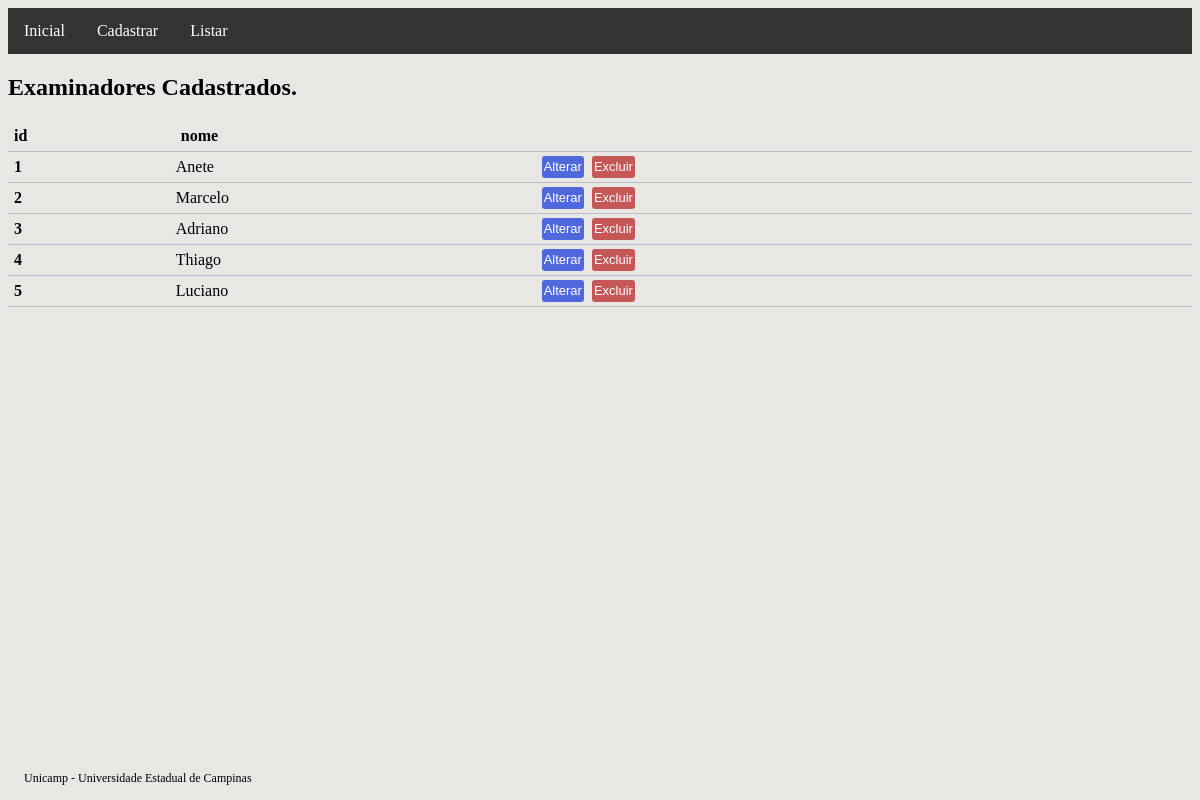
Page /examinador-list on the committed database.
### main/models.py (models this page shows, shortened)
class Examinador(models.Model):
    nome = models.CharField(max_length=100, db_index=True, null=False, blank=False)

### main/views.py (the view)
# urls.py: path('examinador-list', CadastroExaminadorList.as_view(
class CadastroExaminadorList(ListView):
    model = Examinador

### main/templates/examinador_list.html (shortened to what this page needs)
{% extends "base.html" %}
{% block conteudo %}
{% if examinador_list %}
<h2>Examinadores Cadastrados.</h2>
<table class="tabela">
    <thead>
        <tr>
            <th>id</th>
            <th>nome</th>
        </tr>
    </thead>
    <tbody>
        {% for n in examinador_list %}
        <tr>
            <th scope="row">{{ n.pk }}</th>
            <td>{{ n.nome }}</td>
            <td>
                <a href="{% url 'examinador_update' pk=n.pk %}"><button class="botao_confirmar">Alterar</button></a>
                <a href="{% url 'examinador_delete' pk=n.pk %}"><button class="botao_aviso">Excluir</button></a>
            </td>
        </tr>
        {% endfor %}
    </tbody>
</table>
{% else %}
<h2>Não há examinadores cadastrados.</h2>
{% endif %}
{% endblock conteudo %}

### static/css/main.css (style rules this page uses)
body { background-color: rgb(233, 231, 228); }
.botao_confirmar { border-style: none; border-radius: 3px; color: #ffffff; background-color: #4f69dd; text-align: center; text-decoration: none; font-family: sans-serif; font-size: 13px; margin: 2px 2px; padding: 2px; height: 22px; width: auto; }
.botao_aviso { border: none; border-radius: 3px; color: #ffffff; background-color: #c55757; text-align: center; text-decoration: none; font-family: sans-serif; font-size: 13px; margin: 2px 2px; padding: 2px; height: 22px; width: auto; }
.tabela { border-collapse: collapse; width: 100%; }
.tabela th, tr { padding: 6px; text-align: left; border-bottom: 1px solid #bebec9; }

### rows in the picture
Examinador: pk "1", nome "Anete"
Examinador: pk "2", nome "Marcelo"
Examinador: pk "3", nome "Adriano"
Examinador: pk "4", nome "Thiago"
Examinador: pk "5", nome "Luciano"
